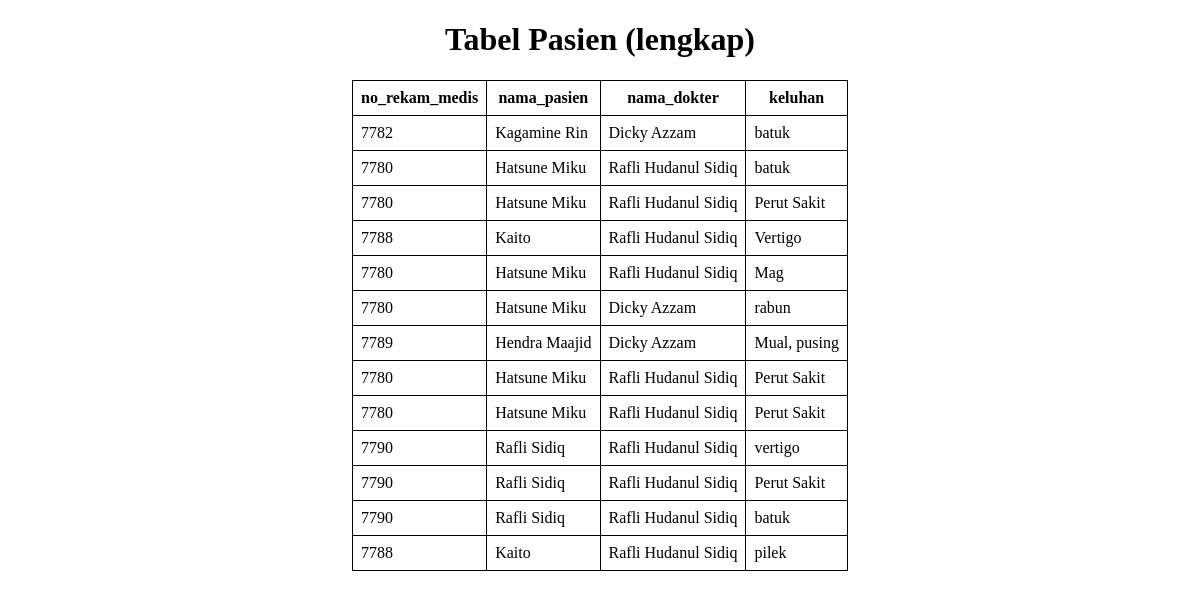
The app's page /CRUD/viewallpasien.php with its own data.
### tables this page shows
CREATE TABLE `konsultasi` (
  `id_konsultasi` int(11) NOT NULL,
  `keluhan` varchar(250) NOT NULL,
  `tgl_konsultasi` date NOT NULL,
  `jam_konsultasi` time NOT NULL,
  `no_rekam_medis` int(11) DEFAULT NULL,
  `id_dokter` int(11) DEFAULT NULL
);

CREATE TABLE `pasien` (
  `no_rekam_medis` int(11) NOT NULL,
  `kis` varchar(16) NOT NULL,
  `nama_pasien` varchar(50) NOT NULL,
  `alamat` text NOT NULL,
  `email` varchar(100) NOT NULL,
  `no_hp` varchar(15) NOT NULL,
  `foto` varchar(250) NOT NULL,
  `username` varchar(200) DEFAULT NULL,
  `tanggal_lahir` date DEFAULT NULL
);

CREATE TABLE `dokter` (
  `id_dokter` int(11) NOT NULL,
  `nama_dokter` varchar(50) NOT NULL,
  `tanggal_lahir` date DEFAULT NULL,
  `spesialis` varchar(50) NOT NULL,
  `no_hp` varchar(15) NOT NULL,
  `email` varchar(100) NOT NULL,
  `alamat` text NOT NULL,
  `foto` varchar(250) NOT NULL,
  `username` varchar(200) DEFAULT NULL
);

### CRUD/viewallpasien.php (the view, shortened to what this page needs)
<?php
    include "koneksi.php";
?>
<!DOCTYPE html>
<html lang="en">
<head>
</head>
<body>
    <h1 align="center">Tabel Pasien (lengkap)</h1>
    <table>
        <tr>
            <th>no_rekam_medis</th>
            <th>nama_pasien</th>
            <th>nama_dokter</th>
            <th>keluhan</th>
        </tr>
        <?php
            $s = "SELECT dokter.nama_dokter, pasien.nama_pasien, konsultasi.*
            FROM
            konsultasi
            JOIN
            dokter ON konsultasi.id_dokter = dokter.id_dokter
            JOIN
            pasien ON konsultasi.no_rekam_medis = pasien.no_rekam_medis;";
            $q = mysqli_query($conn, $s);
            while($row=mysqli_fetch_array($q)){
                echo "<tr>";
                echo "<td>$row[no_rekam_medis]</td>";
                echo "<td>$row[nama_pasien]</td>";
                echo "<td>$row[nama_dokter]</td>";
                echo "<td>$row[keluhan]</td>";
                echo "</tr>";
            }
        ?>
    </table>
</body>
</html>

### CRUD/viewallpasien.php (style rules this page uses)
table { border-collapse: collapse; border: 1px solid #000; margin-left: auto; margin-right: auto; }
td, th { border: 1px solid #000; padding: 8px; }
tr { border-bottom: 1px solid #000; }

### records on screen
konsultasi: no_rekam_medis "7782", no_rekam_medis.nama_pasien "Kagamine Rin", id_dokter.nama_dokter "Dicky Azzam", keluhan "batuk"
konsultasi: no_rekam_medis "7780", no_rekam_medis.nama_pasien "Hatsune Miku", id_dokter.nama_dokter "Rafli Hudanul Sidiq", keluhan "batuk"
konsultasi: no_rekam_medis "7780", no_rekam_medis.nama_pasien "Hatsune Miku", id_dokter.nama_dokter "Rafli Hudanul Sidiq", keluhan "Perut Sakit"
konsultasi: no_rekam_medis "7788", no_rekam_medis.nama_pasien "Kaito", id_dokter.nama_dokter "Rafli Hudanul Sidiq", keluhan "Vertigo"
konsultasi: no_rekam_medis "7780", no_rekam_medis.nama_pasien "Hatsune Miku", id_dokter.nama_dokter "Rafli Hudanul Sidiq", keluhan "Mag"
konsultasi: no_rekam_medis "7780", no_rekam_medis.nama_pasien "Hatsune Miku", id_dokter.nama_dokter "Dicky Azzam", keluhan "rabun"
konsultasi: no_rekam_medis "7789", no_rekam_medis.nama_pasien "Hendra Maajid", id_dokter.nama_dokter "Dicky Azzam", keluhan "Mual, pusing"
konsultasi: no_rekam_medis "7780", no_rekam_medis.nama_pasien "Hatsune Miku", id_dokter.nama_dokter "Rafli Hudanul Sidiq", keluhan "Perut Sakit"
konsultasi: no_rekam_medis "7780", no_rekam_medis.nama_pasien "Hatsune Miku", id_dokter.nama_dokter "Rafli Hudanul Sidiq", keluhan "Perut Sakit"
konsultasi: no_rekam_medis "7790", no_rekam_medis.nama_pasien "Rafli Sidiq", id_dokter.nama_dokter "Rafli Hudanul Sidiq", keluhan "vertigo"
konsultasi: no_rekam_medis "7790", no_rekam_medis.nama_pasien "Rafli Sidiq", id_dokter.nama_dokter "Rafli Hudanul Sidiq", keluhan "Perut Sakit"
konsultasi: no_rekam_medis "7790", no_rekam_medis.nama_pasien "Rafli Sidiq", id_dokter.nama_dokter "Rafli Hudanul Sidiq", keluhan "batuk"
konsultasi: no_rekam_medis "7788", no_rekam_medis.nama_pasien "Kaito", id_dokter.nama_dokter "Rafli Hudanul Sidiq", keluhan "pilek"
